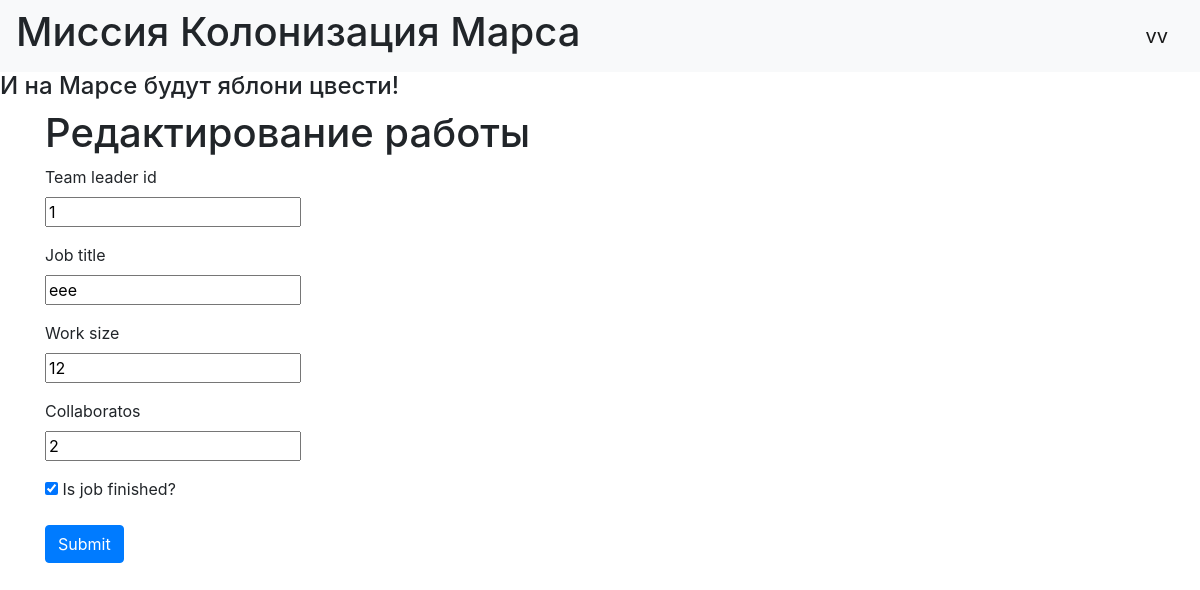
The page /jobs/1 (signed in) on the database as committed earlier.
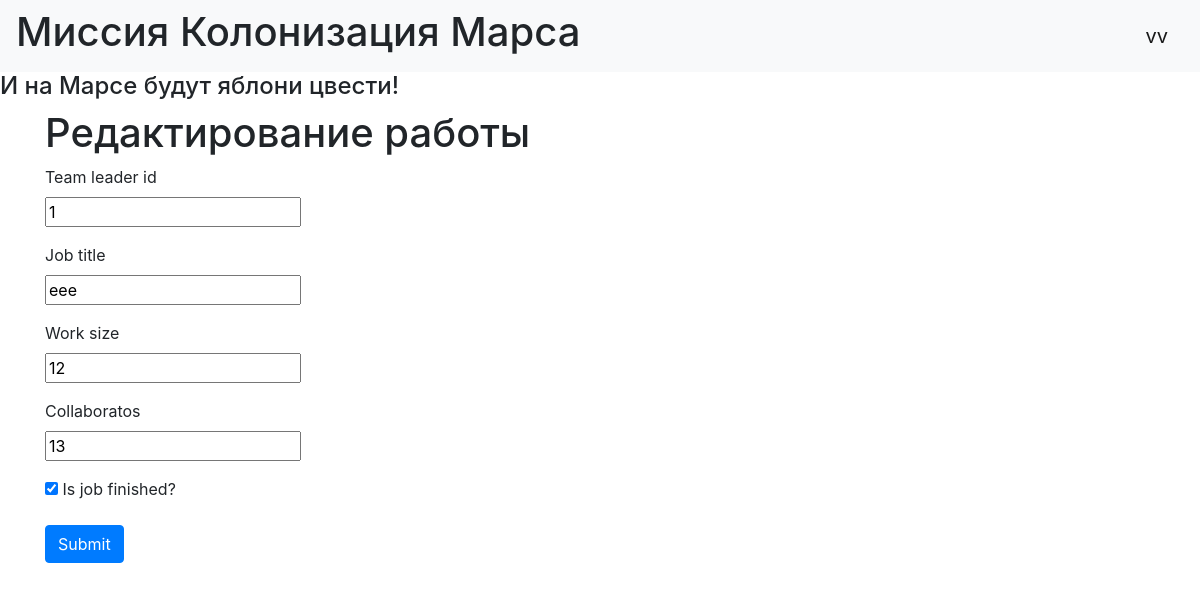
The same page on the database as committed later.
### data/jobs.py (models this page shows)
class Jobs(SqlAlchemyBase):
    __tablename__ = 'jobs'
    id = sqlalchemy.Column(sqlalchemy.Integer,
                           primary_key=True, autoincrement=True)
    team_leader = sqlalchemy.Column(sqlalchemy.Integer,
                                    sqlalchemy.ForeignKey("users.id"))
    job = sqlalchemy.Column(sqlalchemy.String, nullable=True)
    work_size = sqlalchemy.Column(sqlalchemy.Integer)
    collaborators = sqlalchemy.Column(sqlalchemy.String)
    start_date = sqlalchemy.Column(sqlalchemy.DateTime,
                                   default=datetime.datetime.now)
    end_date = sqlalchemy.Column(sqlalchemy.DateTime)
    is_finished = sqlalchemy.Column(sqlalchemy.Boolean, default=False)
    user = orm.relation('User')

### main.py (the view, shortened to what this page needs)
@app.route('/jobs/<int:id>', methods=['GET', 'POST'])
@login_required
def edit_jobs(id):
    form = JobsForm()
    if request.method == "GET":
        session = db_session.create_session()
        jobs = session.query(Jobs).filter(Jobs.id == id,
                                          (Jobs.team_leader == 1)|(Jobs.team_leader == current_user.id)).first()
        if jobs:
            form.team_leader.data = jobs.team_leader
            form.job.data = jobs.job
            form.work_size.data = jobs.work_size
            form.collaborators.data = jobs.collaborators
            form.is_finished.data = jobs.is_finished
        else:
            abort(404)
    return render_template('addjob.html', title='Редактирование работы', form=form)

### data/loginform.py
class JobsForm(FlaskForm):
    team_leader = IntegerField('Team leader id', validators=[DataRequired()])
    job = StringField('Job title', validators=[DataRequired()])
    work_size = IntegerField('Work size', validators=[DataRequired()])
    collaborators = StringField('Collaboratos', validators=[DataRequired()])
    is_finished = BooleanField('Is job finished?', default=False)
    submit = SubmitField('Submit')

### data/db_session.py (called while the page is built)
def create_session() -> Session:
    global __factory
    return __factory()

### main.py (called while the page is built)
@login_manager.user_loader
def load_user(user_id):
    session = db_session.create_session()
    return session.query(User).get(user_id)

### templates/addjob.html (shortened to what this page needs)
{% extends "base.html" %}
{% block content %}
    <h1>{{title}}</h1>
    <form action="" method="post">
        <p>
            {{ form.team_leader.label }}<br>
            {{ form.team_leader }}<br>
        </p>
        <p>
            {{ form.job.label }}<br>
            {{ form.job }}<br>
        </p>
        <p>
            {{ form.work_size.label }}<br>
            {{ form.work_size }}<br>
        </p>
        <p>
            {{ form.collaborators.label }}<br>
            {{ form.collaborators }}<br>
        </p>
        <p>{{ form.is_finished() }} {{ form.is_finished.label }}</p>
        <p>{{ form.submit(type="submit", class="btn btn-primary") }}</p>
    </form>
{% endblock %}

Rows that differ between the two databases and show on the page:
changed Jobs "еее": collaborators "2" → "13"
